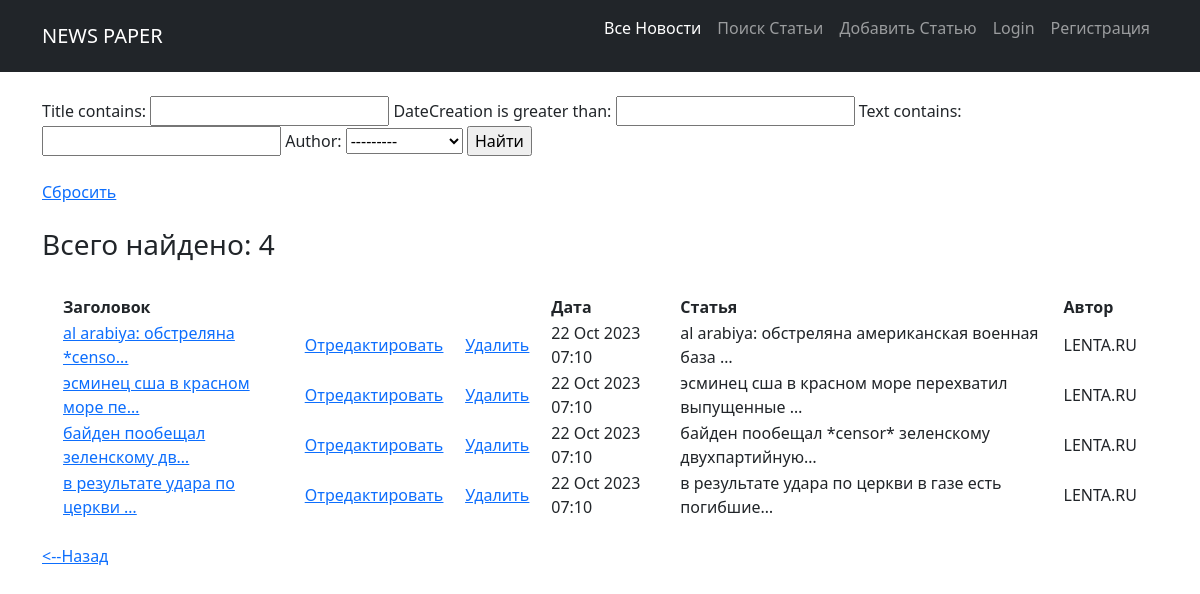
The app's page /news/search/ with its own data.
### news/models.py (models this page shows, shortened)
class Post(models.Model):
    author = models.ForeignKey(Author, on_delete=models.CASCADE)
    NEWS = 'NW'
    ARTICLE = 'AR'
    CATEGORY_CHOICES = (
        (NEWS, 'Новость'),
        (ARTICLE, 'Статья')
    )
    categoryType = models.CharField(max_length=2, choices=CATEGORY_CHOICES, default=ARTICLE)
    dateCreation = models.DateTimeField(auto_now_add=True)
    postCategory = models.ManyToManyField(Category, through='PostCategory')
    title = models.CharField(max_length=128)
    text = models.TextField()
    rating = models.SmallIntegerField(default=0)

class Author(models.Model):
    authorUser = models.OneToOneField(User, on_delete=models.CASCADE)
    ratingAuthor = models.SmallIntegerField(default=0)
    def __str__(self):
        return f'{self.authorUser}'

### news/views.py (the view)
# urls.py: path('search/', PostSearchView.as_view(), name='post_search'), # Ссылка на поиск статьи
class PostSearchView(ListView):
    model = Post
    template_name = 'news/post_search.html'
    context_object_name = 'news'  # это имя списка, в котором будут лежать все объекты,
    ordering = ['-dateCreation'] # сортировка по дате публикации, сначала более новые /  queryset = Post.objects.order_by('-dateCreation')
    def get_context_data(self, **kwargs):
        context = super().get_context_data(**kwargs)
        context['filter'] = PostFilter(self.request.GET, queryset=self.get_queryset()) # вписываем наш фильтр в контекст
        return context

### news/templatetags/custom_filters.py (called while the page is built)
@register.filter(name='censor') # регистрируем наш фильтр под именем censor,
def censor(censor_text): # первый аргумент здесь — это то значение, к которому надо применить фильтр,
    for word in censor_words:
        censor_text = censor_text.lower().replace(word.lower(), '*censor*')  # переводим в строчные буквы, заменяем на *censor*
    return censor_text # возвращаемое функцией значение — это то значение, которое подставится к нам в шаблон

### news/templates/news/post_search.html (shortened to what this page needs)
{% extends 'flatpages/default.html' %}
{% load custom_filters %}
{% block content %}
    <br>
    {% if news %}
        <form method="GET">
            {{ filter.form }}
            <input type="submit" value="Найти">
            <br><br>
            <a href="{% url 'post_search' %}">Сбросить</a>
        </form>
        <br>
        <h3>Всего найдено:  {{ filter.qs|length }} </h3>
        <br>
        <table style="border-collapse: separate; border-spacing: 20px 0;">
            <thead>
                <th> Заголовок </th>
                <th></th>
                <th></th>
                <th> Дата </th>
                <th> Статья </th>
                <th> Автор </th>
            </thead>
            {% for post in filter.qs %}
                <tr>
                    <td class="text-start">
                        <a href="{% url 'post_detail' post.id %}"> {{ post.title|censor|truncatechars:30 }}</a>
                    </td>
                    <td>
                        <a href="{% url 'post_update' post.id %}"><u>Отредактировать</u></a>
                    </td>
                    <td>
                        <a href="{% url 'post_delete' post.id %}"><u> Удалить </u></a>
                    </td>
                    <td> {{ post.dateCreation|date:'d M Y h:m' }} </td>
                    <td class="text-start"> {{ post.text|censor|truncatechars:50 }} </td>
                    <td> {{ post.author }} </td>
                </tr>
            {% endfor %}
        </table>
        {% else %}
            <br>
            <h2>Статей нет!</h2>
    {% endif %}
    <br>
    <a href="/news/"> <--Назад </a>
{% endblock content %}

### templates/flatpages/default.html (shortened to what this page needs)
{% load static %}
<!DOCTYPE html>
<html lang="en">
    <head>
        <link href="{% static 'css/styles.css' %}" rel="stylesheet" />
    </head>
    <body>
        <nav class="navbar navbar-expand-lg navbar-dark bg-dark">
            <div class="container">
                <a class="navbar-brand" href="/news/">NEWS PAPER</a>
                <div class="collapse navbar-collapse" id="navbarSupportedContent">
                    <ul class="navbar-nav ms-auto mb-2 mb-lg-3">
                        <li class="nav-item"><a class="nav-link active" aria-current="page" href="/news/">Все Новости</a></li>
                        <li class="nav-item"><a class="nav-link" aria-current="page" href="/news/search">Поиск Статьи</a>
                        <li class="nav-item"><a class="nav-link" aria-current="page" href="/news/add">Добавить Статью</a></li>
                        {% if user.is_authenticated %}
                            <li class="nav-item"><a class="nav-link" aria-current="page" href="/sign/logout/">Logout</a></li>
                        {% else %}
                            <li class="nav-item"><a class="nav-link" aria-current="page" href="/sign/login/">Login</a></li>
                            <li class="nav-item"><a class="nav-link" aria-current="page" href="/sign/signup/">Регистрация</a></li>
                        {% endif %}
                    </ul>
                </div>
            </div>
        </nav>
        <div class="container">
                <div class="row">
                    <div class="col-lg-12">
                        {% block content %}{% endblock content %}
                    </div>
                </div>
        </div>
    </body>
</html>

### records on screen
Post: title|censor "al arabiya: обстреляна *censo…", dateCreation "22 Oct 2023 07:10", text|censor "al arabiya: обстреляна американская военная база …", author "LENTA.RU"
Post: title|censor "эсминец сша в красном море пе…", dateCreation "22 Oct 2023 07:10", text|censor "эсминец сша в красном море перехватил выпущенные …", author "LENTA.RU"
Post: title|censor "байден пообещал зеленскому дв…", dateCreation "22 Oct 2023 07:10", text|censor "байден пообещал *censor* зеленскому двухпартийную…", author "LENTA.RU"
Post: title|censor "в результате удара по церкви …", dateCreation "22 Oct 2023 07:10", text|censor "в результате удара по церкви в газе есть погибшие…", author "LENTA.RU"

### other values on screen
{{ filter.qs|length }} "4"
